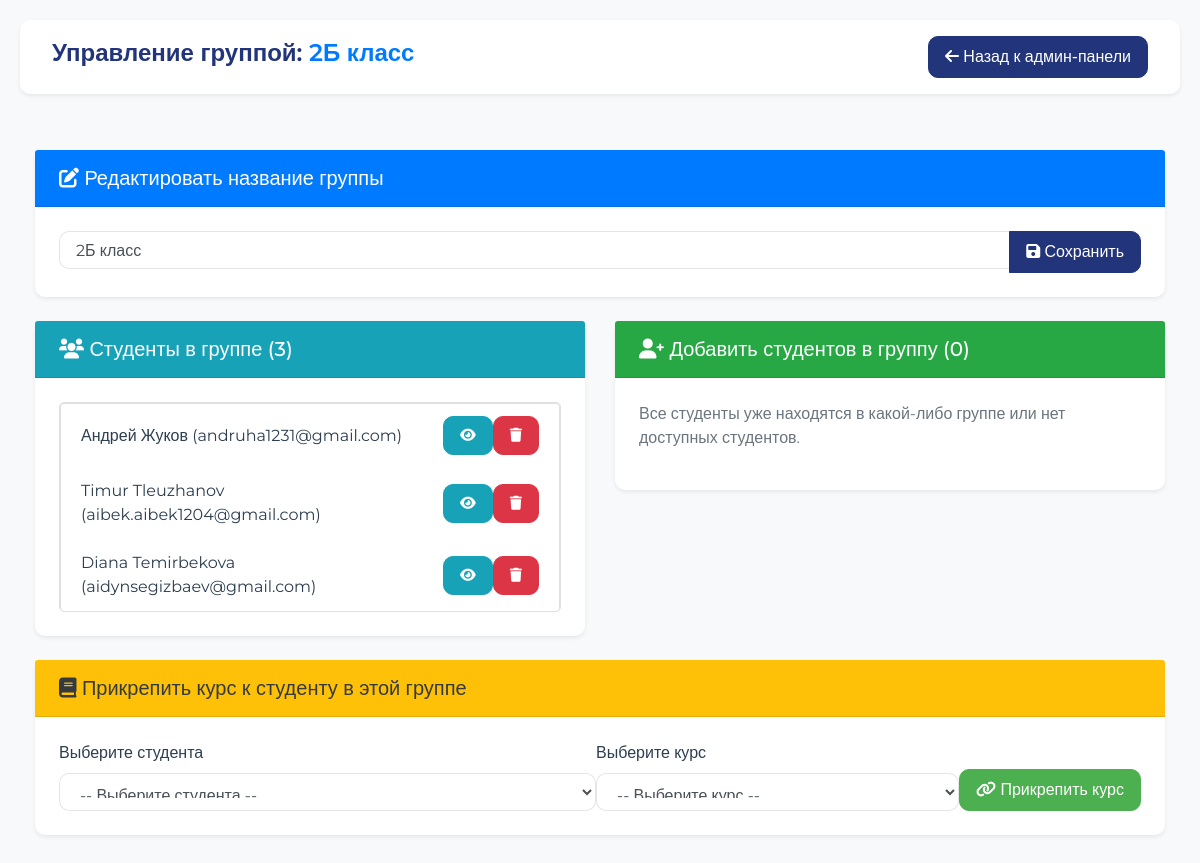
Page /group/22/manage/ (signed in) on the committed database.
### courses/models.py (models this page shows, shortened)
class Group(models.Model):
    name = models.CharField(max_length=100, unique=True)
    students = models.ManyToManyField('Student', related_name='groups')

class Student(models.Model):
    GRADE_CHOICES = [
        (1, '1 класс'),
        (2, '2 класс'),
        (3, '3 класс'),
        (4, '4 класс'),
        (5, '5 класс'),
        (6, '6 класс'),
        (7, '7 класс'),
        (8, '8 класс'),
        (9, '9 класс'),
        (10, '10 класс'),
        (11, '11 класс'),
    ]
    user = models.OneToOneField(User, on_delete=models.CASCADE)
    avatar = models.ImageField(upload_to='avatars/', null=True, blank=True)
    phone_number = models.CharField(max_length=20, null=True, blank=True)
    email = models.EmailField(null=True, blank=True)
    courses = models.ManyToManyField('Course', related_name='students_set', blank=True)
    teacher = models.ForeignKey('Teacher', on_delete=models.SET_NULL, null=True, blank=True, related_name='assigned_students', verbose_name='Преподаватель')
    stars = models.IntegerField(default=0)
    completed_quizzes = models.ManyToManyField(Quiz, through='QuizAttempt', related_name='completed_by')
    blocked_modules = models.ManyToManyField('Module', related_name='blocked_for_students', blank=True)
    profile_edited_once = models.BooleanField(default=False)
    first_name = models.CharField(max_length=100, null=True, blank=True)
    last_name = models.CharField(max_length=100, null=True, blank=True)
    temporary_password = models.CharField(max_length=100, null=True, blank=True)
    is_school_student = models.BooleanField(default=True, verbose_name='Школьник')
    grade = models.IntegerField(choices=GRADE_CHOICES, null=True, blank=True, verbose_name='Класс')
    age = models.IntegerField(null=True, blank=True, verbose_name='Возраст')

class User(AbstractUser):
    is_student = models.BooleanField(default=False)
    is_admin = models.BooleanField(default=False)
    is_teacher = models.BooleanField(default=False)
    groups = models.ManyToManyField(
        Group,
        related_name='custom_user_set',
        blank=True,
        help_text='The groups this user belongs to.',
        verbose_name='groups'
    )
    user_permissions = models.ManyToManyField(
        Permission,
        related_name='custom_user_permissions_set',
        blank=True,
        help_text='Specific permissions for this user.',
        verbose_name='user permissions'
    )
    class Meta:
        verbose_name = 'User'
        verbose_name_plural = 'Users'

### courses/views.py (the view, shortened to what this page needs)
# urls.py: path('group/<int:group_id>/manage/', views.group_management_page, name='group_management'),
@login_required
def group_management_page(request, group_id):
    group = get_object_or_404(Group, id=group_id)
    all_students = Student.objects.all().order_by('user__username')
    students_in_group = group.students.all().order_by('user__username')
    students_not_in_group = Student.objects.exclude(id__in=students_in_group.values_list('id', flat=True)).order_by('user__username')
    courses = Course.objects.all().order_by('title')
    students_in_group = group.students.all().order_by('user__username')
    students_not_in_group = Student.objects.exclude(id__in=students_in_group.values_list('id', flat=True)).order_by('user__username')
    courses = Course.objects.all().order_by('title')
    context = {
        'group': group,
        'students_in_group': students_in_group,
        'students_not_in_group': students_not_in_group,
        'courses': courses,
    }
    return render(request, 'courses/group_management.html', context)

### courses/templates/courses/group_management.html (shortened to what this page needs)
{% load static %}
<!DOCTYPE html>
<html lang="en">
<head>
    <link rel="stylesheet" href="https://stackpath.bootstrapcdn.com/bootstrap/4.5.2/css/bootstrap.min.css">
    <link rel="stylesheet" href="https://cdnjs.cloudflare.com/ajax/libs/font-awesome/6.0.0-beta3/css/all.min.css">
    <link rel="stylesheet" href="{% static 'styles.css' %}">
</head>
<body>
    <div class="admin-header shadow-sm">
        <h1 class="admin-title">Управление группой: <span class="text-primary">{{ group.name }}</span></h1>
        <a href="{% url 'admin_students_page' %}" class="btn btn-primary"><i class="fas fa-arrow-left"></i> Назад к админ-панели</a>
    </div>
    <div class="container-fluid py-4">
        <div class="card mb-4 shadow-sm">
            <div class="card-header bg-primary text-white">
                <h5 class="mb-0"><i class="fas fa-edit"></i> Редактировать название группы</h5>
            </div>
            <div class="card-body">
                <form method="post" class="d-flex">
                    <div class="input-group">
                        <input type="text" class="form-control" name="group_name" value="{{ group.name }}" required aria-label="Название группы">
                        <div class="input-group-append">
                            <button class="btn btn-primary" type="submit"><i class="fas fa-save"></i> Сохранить</button>
                        </div>
                    </div>
                </form>
            </div>
        </div>
        <div class="row">
            <div class="col-md-6">
                <div class="card mb-4 shadow-sm">
                    <div class="card-header card-header-actions bg-info text-white">
                        <h5 class="mb-0"><i class="fas fa-users"></i> Студенты в группе ({{ students_in_group.count }})</h5>
                    </div>
                    <div class="card-body">
                        {% if students_in_group %}
                            <div class="student-list-container list-group">
                                {% for student in students_in_group %}
                                    <div class="list-group-item student-item">
                                        <label class="form-check-label ms-2 me-auto">
                                            {{ student.user.first_name }} {{ student.user.last_name }} ({{ student.user.email }})
                                        </label>
                                        <a href="{% url 'student_details' student.user.id %}" class="btn btn-info btn-sm me-2" title="Детали студента">
                                            <i class="fas fa-eye"></i>
                                        </a>
                                        <form method="post" class="d-inline-block remove-single-student-form">
                                            <button type="submit" class="btn btn-danger btn-sm" title="Удалить студента из группы">
                                                <i class="fas fa-trash"></i>
                                            </button>
                                        </form>
                                    </div>
                                {% endfor %}
                            </div>
                        {% else %}
                            <p class="text-muted">В этой группе пока нет студентов.</p>
                        {% endif %}
                    </div>
                </div>
            </div>
            <div class="col-md-6">
                <div class="card mb-4 shadow-sm">
                    <div class="card-header card-header-actions bg-success text-white">
                        <h5 class="mb-0"><i class="fas fa-user-plus"></i> Добавить студентов в группу ({{ students_not_in_group.count }})</h5>
                    </div>
                    <div class="card-body">
                        {% if students_not_in_group %}
                            <form method="post" id="addStudentsForm">
                                {% csrf_token %}
                                <input type="hidden" name="add_students_to_group" value="1">
                                <div class="student-list-container list-group">
                                    {% for student in students_not_in_group %}
                                        <div class="list-group-item student-item">
                                            <div class="form-check">
                                                <input class="form-check-input" type="checkbox" name="students_to_add" value="{{ student.id }}" id="add_student_{{ student.id }}">
                                                <label class="form-check-label ms-2" for="add_student_{{ student.id }}">
                                                    {{ student.user.username }} ({{ student.user.email }})
                                                </label>
                                            </div>
                                            <a href="{% url 'student_details' student.user.id %}" class="btn btn-info btn-sm" title="Детали студента">
                                                <i class="fas fa-eye"></i>
                                            </a>
                                        </div>
                                    {% endfor %}
                                </div>
                            </form>
                        {% else %}
                            <p class="text-muted">Все студенты уже находятся в какой-либо группе или нет доступных студентов.</p>
                        {% endif %}
                    </div>
                </div>
            </div>
        </div>
        <div class="card mb-4 shadow-sm">
            <div class="card-header bg-warning text-dark">
                <h5 class="mb-0"><i class="fas fa-book"></i> Прикрепить курс к студенту в этой группе</h5>
            </div>
            <div class="card-body">
                <form method="post" class="d-flex flex-column flex-md-row align-items-md-end">
                    <div class="form-group flex-grow-1 me-md-2 mb-3 mb-md-0">
                        <label for="student_select">Выберите студента</label>
                        <select class="form-control" id="student_select" name="student_id" required>
                            <option value="">-- Выберите студента --</option>
                        </select>
                    </div>
                    <div class="form-group flex-grow-1 ms-md-2 me-md-2 mb-3 mb-md-0">
                        <label for="course_select">Выберите курс</label>
                        <select class="form-control" id="course_select" name="course_id" required>
                            <option value="">-- Выберите курс --</option>
                        </select>
                    </div>
                    <button type="submit" class="btn btn-success flex-shrink-0 mt-3 mt-md-0">
                        <i class="fas fa-link"></i> Прикрепить курс
                    </button>
                </form>
            </div>
        </div>
    </div>
</body>
</html>

### courses/templates/courses/group_management.html (style rules this page uses)
:root { --primary-color: #22347a; --secondary-color: #1a2a61; --accent-color: #4CAF50; --danger-color: #dc3545; --light-bg: #f8f9fa; --dark-text: #2c3e50; --border-radius: 10px; --box-shadow: 0 4px 6px rgba(0, 0, 0, 0.1); --transition: all 0.3s ease; }
body { font-family: 'Montserrat', sans-serif; background-color: var(--light-bg); color: var(--dark-text); min-height: 100vh; padding: 20px; }
.admin-header { background-color: white; padding: 1rem 2rem; box-shadow: var(--box-shadow); margin-bottom: 2rem; border-radius: var(--border-radius); display: flex; justify-content: space-between; align-items: center; }
.admin-title { font-size: 1.5rem; font-weight: 600; color: var(--primary-color); }
.card { background-color: white; border-radius: var(--border-radius); box-shadow: var(--box-shadow); margin-bottom: 1.5rem; border: none; }
.card-header { background-color: white; border-bottom: 1px solid rgba(0,0,0,0.1); padding: 1rem 1.5rem; }
.card-body { padding: 1.5rem; }
.card-header-actions { display: flex; justify-content: space-between; align-items: center; width: 100%; padding-right: 15px; }
.student-list-container { max-height: 400px; overflow-y: auto; border: 1px solid #e0e0e0; border-radius: 5px; }
.student-item { display: flex; justify-content: space-between; align-items: center; }
.student-item:last-child { border-bottom: none; }
.form-check-label { margin-bottom: 0; flex-grow: 1; }
.list-group-item { background-color: #fff; border: 1px solid rgba(0,0,0,.125); margin-bottom: -1px; }
.list-group-item:first-child { border-top-left-radius: .25rem; border-top-right-radius: .25rem; }
.list-group-item:last-child { margin-bottom: 0; border-bottom-right-radius: .25rem; border-bottom-left-radius: .25rem; }
.btn { padding: 0.5rem 1rem; border-radius: var(--border-radius); font-weight: 500; transition: var(--transition); }
.btn-primary { background-color: var(--primary-color); border-color: var(--primary-color); }
.btn-success { background-color: var(--accent-color); border-color: var(--accent-color); }
.btn-danger { background-color: var(--danger-color); border-color: var(--danger-color); }
.form-control { border-radius: var(--border-radius); border: 1px solid rgba(0,0,0,0.1); padding: 0.75rem 1rem; }

### rows in the picture
Group: name "2Б класс", group_name "2Б класс"
Student: user.first_name "Андрей", user.last_name "Жуков", user.email "andruha1231@gmail.com"
Student: user.first_name "Timur", user.last_name "Tleuzhanov", user.email "aibek.aibek1204@gmail.com"
Student: user.first_name "Diana", user.last_name "Temirbekova", user.email "aidynsegizbaev@gmail.com"

### other values in the picture
{{ students_in_group.count }} "3"
{{ students_not_in_group.count }} "0"
